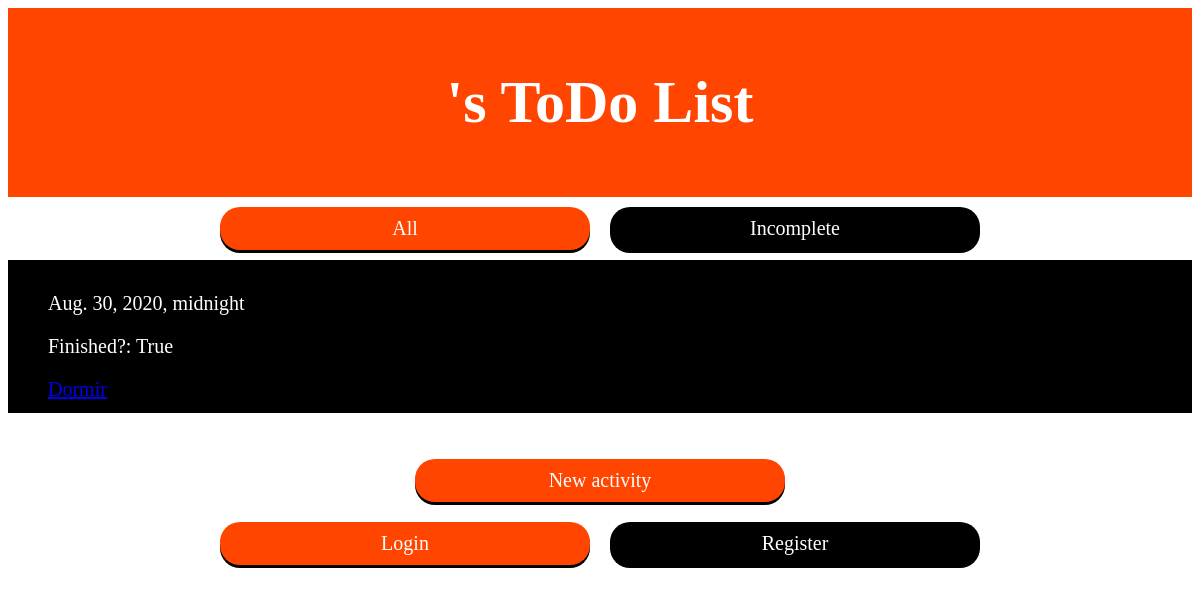
/list/completed/, run on the app's committed database.
### list/models.py (models this page shows)
class List(models.Model):
    title = models.CharField(max_length=140)
    description = models.TextField(blank=True, null=True)
    date = models.DateField()
    due_date = models.DateTimeField()
    done = models.NullBooleanField()
    def get_absolute_url(self):
        return reverse("list:list-detail", kwargs={"id": self.id})

### list/views.py (the view)
# urls.py: path('completed/', views.completed_view, name='complete'),
def completed_view(request):
    completado = List.objects.filter(done = True)
    context = {
        "object_list": completado
    }
    return render(request, "list/completed.html", context)

### templates/list/completed.html (shortened to what this page needs)
{% extends "base.html" %}
{% block content %}
<header><h1>{{ user.username}}'s ToDo List</h1></header>
<div class="container">
    <a href="../all" class="button orange">All</a>
    <a href="../incomplete" class="button black">Incomplete</a>
</div>
<ul>
{% for instance in object_list %}
<li><p>{{ instance.due_date }}</p>
    <p>Finished?: {{ instance.done }}</p>
    <a href="{{ instance.get_absolute_url }}">{{ instance.title }} </a></li>
{% endfor %}
</ul>
    <br><br>
<div class="container">
<a href="../create" class="button orange">New activity</a>
</div>
{% endblock %}

### templates/base.html (style rules this page uses)
header { padding: 20px; text-align: center; background: #FF4500; color: white; font-size: 30px; }
.button { background:#000000; color:#FFFFFF; display:inline-block; font-size: 20px; margin:10px; padding:10px; text-align:center; width:200px; text-decoration:none; box-shadow:0px 3px 0px #000000; width:350px; border-radius:20px; }
.button.orange { background:#FF4500; box-shadow:0px 3px 0px #000000; }
.button.black { background:#000000; box-shadow:0px 3px 0px #000000; }
.container { display: flex; justify-content: center; align-items: center; height: 100%; }
ul { margin: 0; padding: 0; }
ul li { padding: 12px 8px 12px 40px; background: #FF4500; font-size: 20px; color: #FFFFFF; }
ul li:nth-child(odd) { background: #000000; }

### data on the page
List: due_date "Aug. 30, 2020, midnight", done "True", title "Dormir"
